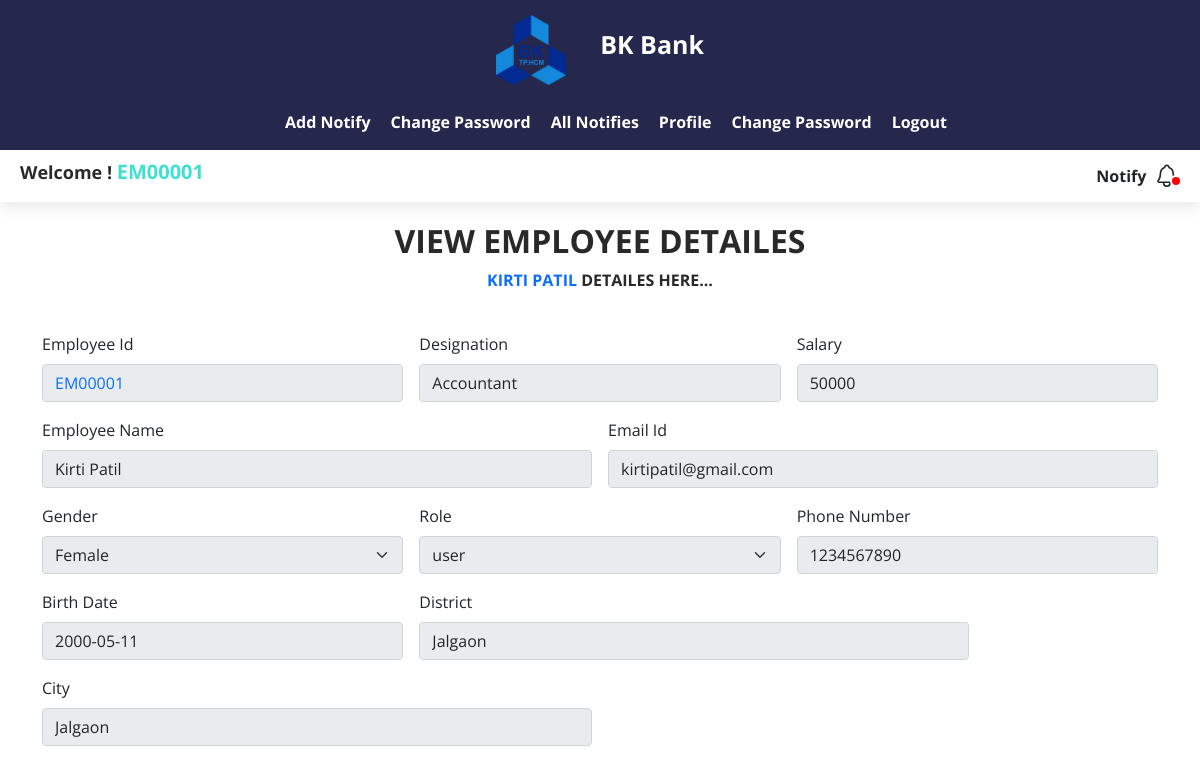
The page /pages/New__Employe.php?type=n&id=1&option=view (signed in) on the database its author committed.
### tables this page shows
CREATE TABLE
    `employe` (
        `id` int(11) NOT NULL,
        `employe_id` varchar(255) NOT NULL,
        `role` varchar(255) NOT NULL DEFAULT 'employee',
        `name` varchar(255) NOT NULL,
        `gender` varchar(255) NOT NULL,
        `email_id` varchar(255) NOT NULL,
        `birthday` date NOT NULL,
        `phone_no` varchar(15) NOT NULL,
        `district` varchar(255) NOT NULL,
        `city` varchar(255) NOT NULL,
        `designation` varchar(255) NOT NULL,
        `salary` int(50) NOT NULL,
        `join_date` timestamp NOT NULL DEFAULT current_timestamp() ON UPDATE current_timestamp()
    );

CREATE TABLE
    `users` (
        `id` int(11) NOT NULL,
        `usename` varchar(255) NOT NULL,
        `role` varchar(255) NOT NULL DEFAULT 'user',
        `password` varchar(255) NOT NULL,
        `type` tinyint(4) NOT NULL,
        `last_login` timestamp NOT NULL DEFAULT current_timestamp() ON UPDATE current_timestamp()
    );

### pages/New__Employe.php (the view, shortened to what this page needs)
<?php
    include '../components/Navigation__Bar.php';
        $name = "";
        $gender = "";
        $birthday = "";
        $email = "";
        $phone_no = "";
        $district = "";
        $city = "";
        $designation = "";
        $salary = "";
        $rolee = "";
        $employe_id	 = "";
        $option = "";
        $id = "";
        $disabled = "";
        if(isset($_GET['id']) && $_GET['id'] != "" && isset($_GET['option']) && $_GET['option']!=""){
            $id = mysqli_escape_string($con,$_GET['id']);
            $option = mysqli_escape_string($con,$_GET['option']);
        }
            if($option == 'view'){
                $disabled = "disabled";
            }else{
                $disabled = "";
            }
            if($option == 'view' || $option == 'edit'){
                $res = mysqli_fetch_assoc(mysqli_query($con,"SELECT * FROM employe WHERE id = $id"));
                $employe_id	 = $res["employe_id"];
                $name = $res["name"];
                $gender = $res["gender"];
                $birthday = $res["birthday"];
                $email = $res["email_id"];
                $phone_no = $res["phone_no"];
                $district = $res["district"];
                $city = $res["city"];
                $designation = $res["designation"];
                $salary = $res["salary"];
                $u = mysqli_fetch_assoc(mysqli_query($con,"SELECT * FROM `users` WHERE `usename`='$employe_id'"));
                $rolee = $u['role'];
            }
?>
        <?php include '../components/User_Name.php' ?>
        <div class="container" id="add_page">
            <div class="row text-center">
                <?php
                    if($option == 'view'){
                        echo "
                            <h2>View Employee Detailes</h2>
                            <p><span class='text-primary'>$name</span> Detailes Here...</p>
                        ";
                    }else if ($option == 'edit'){
                        echo "
                            <h2>Edit Employee Details</h2>
                            <p><span class='text-primary'>$name</span> Edit Detailes Here...</p>
                        ";
                    }else{
                        echo "
                            <h2>Add Employee</h2>
                            <p>Add Employee Details Here</p>
                        ";
                    }
                ?>
            </div>
            <form method="post" action="" class="row g-3 mt-2 mb-2">
                <div class="col-md-4">
                    <label for="inputAddress" class="form-label">Employee Id</label>
                    <input type="text" disabled value="<?php echo $employe_id; ?>" class="form-control text-primary" id="inputAddress" name="employe_id" required>
                </div>
                <div class="col-md-4">
                    <label for="inputAddress" class="form-label">Designation</label>
                    <input <?php echo $disabled; ?> type="text" class="form-control" value="<?php echo $designation ?>" id="inputAddress" name="designation" required>
                </div>
                <div class="col-md-4">
                    <label for="inputAddress" class="form-label">Salary</label>
                    <input <?php echo $disabled; ?> type="text" value="<?php echo $salary ?>" class="form-control" id="inputAddress" name="salary" required>
                </div>
                <div class="col-md-6">
                    <label for="inputEmail4" class="form-label">Employee Name</label>
                    <input <?php echo $disabled; ?> type="text" value="<?php echo $name ?>" name="name" class="form-control" id="inputEmail4" required>
                </div>
                <div class="col-md-6">
                    <label for="inputPassword4" class="form-label">Email Id</label>
                    <input <?php echo $disabled; ?> type="email" value="<?php echo $email ?>" class="form-control" name="email" id="inputPassword4" required>
                </div>
                <div class="col-md-4">
                    <label for="inputEmail4" class="form-label">Gender</label>
                    <select <?php echo $disabled; ?> name="gender" id="inputState" class="form-select" required>
                            <?php
                                if($option == 'view'){
                                    echo "<option value= '$gender' selected>$gender</option>";
                                }else if($option == 'edit'){
                                    echo "
                                    <option value= '$gender' selected>$gender</option>
                                    <option value='Male'>Male</option>
                                    <option value='Female'>Femail</option>";
                                }else{
                                    echo "
                                        <option value= '' selected>Select Gender</option>
                                        <option value='Male'>Male</option>
                                        <option value='Female'>Femail</option>
                                    ";
                                }
                            ?>
                    </select>
                </div>
                <div class="col-md-4">
                    <label for="role" class="form-label">Role</label>
                    <select <?php echo $disabled; ?> name="role" id="role" class="form-select" required>
                            <?php
                                if($option == 'view'){
                                    echo "<option value= '$gender' selected>$rolee</option>";
                                }else if($option == 'edit' || $option == 'view'){
                                        $select_admin = "";
                                        $select_employee = "";
                                        if ($rolee == "admin") {
                                            $select_admin = "selected";
                                        }else{
                                            $select_employee = "selected";
                                        }
                                    echo "
                                    <option value= '' >Select Role</option>
                                    <option value='admin' ".$select_admin.">Admin</option>
                                    <option value='employee' ".$select_employee.">Employee</option>";
                                }else{
                                    echo "
                                    <option value= '' selected>Select Role</option>
                                    <option value='admin'>Admin</option>
                                    <option value='employee'>Employee</option>";
                                }
                            ?>
                    </select>
                </div>
                <div class="col-md-4">
                    <label for="inputEmail4" class="form-label">Phone Number</label>
                    <input <?php echo $disabled; ?> type="text" value="<?php echo $phone_no ?>" class="form-control" name="number" id="inputPassword4" required>
                </div>
                <div class="col-md-4">
                    <label for="inputEmail4" class="form-label">Birth Date</label>
                    <input <?php echo $disabled; ?>
                        <?php if($option == 'view' || $option == 'edit'){
                                echo 'type=text';
                            }else{
                                echo 'type=date';
                            }
                        ?> value="<?php echo $birthday ?>"  class="form-control" name="birthday" id="inputPassword4" required>
                </div>
                <div class="col-md-6">
                    <label for="inputPassword4" class="form-label">District</label>
                    <input <?php echo $disabled; ?> type="text" value="<?php echo $district ?>" class="form-control" name="district" id="inputPassword4" required>
                </div>
                <div class="col-md-6">
                    <label for="inputAddress" class="form-label">City</label>
                    <input <?php echo $disabled; ?> type="text" value="<?php echo $city ?>" class="form-control" id="inputAddress" name="city" required>
                </div>
            </form>
        </div>
<?php
    include '../components/Footer.php';
?>

### style/style.css (style rules this page uses)
* { padding: 0; margin: 0; box-sizing: border-box; }
body { font-family: 'Open Sans', sans-serif; background-color: #FFFFFF; }
:root { --heading__color:#292929; --subheading__color:#007bff; --tab__bg:#377dff; --log__color:#40E0D0; --tab_nav_color:#fff; --box__shadow: 0 4px 16px rgb(0 0 0 / 10%); }
#add_page { margin-top:20px; }
#add_page h2, #add_page p { color:var(--heading__color); font-weight:bold; text-transform:uppercase; }

### rows shown on the page
employe: name "KIRTI PATIL", employe_id "EM00001", designation "Accountant", salary "50000", name "Kirti Patil", email "kirtipatil@gmail.com", gender "Female", number "1234567890", birthday "2000-05-11", district "Jalgaon", city "Jalgaon"
users: role "user"

### other values the page prints
$_SESSION['USER_NAME'] "EM00001"
